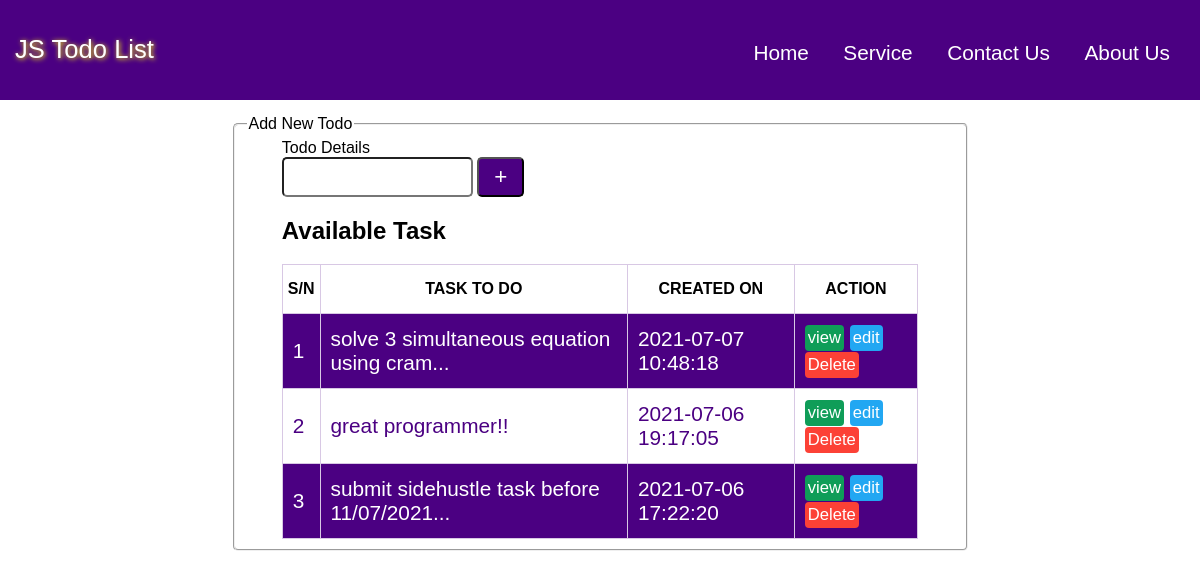
The page /todolist/index.php on the database its author committed.
### tables this page shows
CREATE TABLE `list` (
  `id` int(11) NOT NULL,
  `body` text NOT NULL,
  `created_at` datetime NOT NULL DEFAULT current_timestamp(),
  `updated_at` datetime NOT NULL DEFAULT current_timestamp() ON UPDATE current_timestamp()
);

### todolist/config/Database.php (called while the page is built, shortened)
<?php
abstract class Database{
    public function connect()
    {
        try {
            $this->conn = new PDO(DSN, USERNAME, PASSWORD);
            $this->conn->setAttribute(PDO::ATTR_ERRMODE, PDO::ERRMODE_EXCEPTION);
            $this->conn->setAttribute(PDO::ATTR_PERSISTENT, true);
            return $this->conn;
        } catch (PDOException $pex) {
           echo "Connection failed". $pex->getMessage();
        }
    }
}

### todolist/models/Todolist.php (called while the page is built, shortened)
<?php
include_once('./config/Database.php');
class Todolist extends Database {
    private $table = 'list';
    public function read()
    {
        $sql_query = 'SELECT
                l.id,
                l.body,
                l.created_at,
                l.updated_at
            FROM
                '.$this->table.' l
            ORDER BY
                l.updated_at DESC';
        $stmt = $this->conn->prepare($sql_query);
        $stmt->execute();
        return $stmt;
    }
}
?>

### todolist/controllers/TodolistController.php (called while the page is built, shortened)
<?php
include_once('./models/Todolist.php');
class TodolistController extends Todolist{
    public function index()
    {
        $res = $this->read();
        return $res;
    }
}
?>

### todolist/index.php (the view, shortened to what this page needs)
<?php
include('./controllers/TodolistController.php');
$upd = null;
$t_control = new TodolistController();
$list_data = $t_control->index();
include_once('./header.php');
?>
<div class="container">
<fieldset>
    <legend><?php echo $upd ? "Update" : "Add New" ?> Todo</legend>
    <section>
    <form action="<?php echo htmlspecialchars($_SERVER['PHP_SELF']) ?>" method="POST">
        <div class="form-input">
            <label for="body">Todo Details</label>
            <input type="text" name="body" id="body" value="<?php echo $upd ? $upd->body : '' ?>">
            <input type="submit" value="<?php echo $upd ? "Update" : "+" ?>">
        </div>
    </form>
    </section>
    <section>
    <h2>available Task</h2>
    <table border="1" cellpadding="5" cellspacing="0">
        <thead>
            <th>S/N</th>
            <th>Task To Do</th>
            <th>Created On</th>
            <th>Action</th>
        </thead>
        <tbody>
            <?php
            $i = 1;
            if (isset($list_data)) {
                foreach ($list_data as $todo) {
                    $todo = (object)$todo;
            ?>
                    <tr>
                        <td> <?php echo $i ?></td>
                        <td> <?php echo substr($todo->body, 0, 40);
                                echo (strlen($todo->body) > 40) ? "..." : "" ?></td>
                        <td> <?php echo $todo->created_at ?></td>
                        <td>
                            <a class="btn view" href="./show.php?action=show&id=<?php echo $todo->id ?>">view</a>
                            <a class="btn edit" href="?action=edit&id=<?php echo $todo->id ?>">edit</a>
                            <a class="btn delete" href="?action=delete&id=<?php echo $todo->id ?>">Delete</a>
                        </td>
                    </tr>
            <?php
                    $i += 1;
                }
            }
            ?>
        </tbody>
    </table>
    </section>
</fieldset>
</div>
</main>
</body>
</html>

### todolist/assets/css/style.css (style rules this page uses)
body { margin: 0; font-size: 16px; font-family: "Gill Sans", "Gill Sans MT", Calibri, "Trebuchet MS", sans-serif; }
* { box-sizing: border-box; }
main > .container { padding: 15px; width: 100%; overflow: auto; }
main > .container fieldset { display: flex; width: 70%; border-radius: 5px; margin: 0 auto; overflow: auto; flex-flow: column wrap; justify-content: center; align-items: center; }
section { width: 90%; overflow: auto; }
fieldset section label { display: block; }
section h2 { text-transform: capitalize; }
.form-input input { display: inline-block; border-radius: 5px; outline-color: #c5add7; height: 40px; font-family: "Gill Sans", "Gill Sans MT", Calibri, "Trebuchet MS", sans-serif; font-size: 1.4em; }
.form-input input[type="text"] { width: 30%; }
.form-input input[type="submit"] { padding: 0 15px; cursor: pointer; color: white; background-color: #4b0082; }
section table { width: 100%; border: 0.2px solid #d8c8e4; border-collapse: collapse; }
section table thead th { padding: 15px 5px; text-transform: uppercase; }
section table tbody tr td { padding: 10px; font-size: 1.3em; }
section table tbody tr:nth-child(odd) { background-color: #4b0082; color: white; }
section table tr:nth-child(even) { color: #4b0082; }
.btn { display: inline-block; text-decoration: none; padding: 3px; text-align: center; font-size: 0.8em; border-radius: 4px; color: white; }
.view { background-color: #0f9d58; }
.edit { background-color: #22a7f2; }
.delete { background-color: #fc4136; }

### rows shown on the page
list: body "solve 3 simultaneous equation using cram", created_at "2021-07-07 10:48:18"
list: body "great programmer!!", created_at "2021-07-06 19:17:05"
list: body "submit sidehustle task before 11/07/2021", created_at "2021-07-06 17:22:20"
